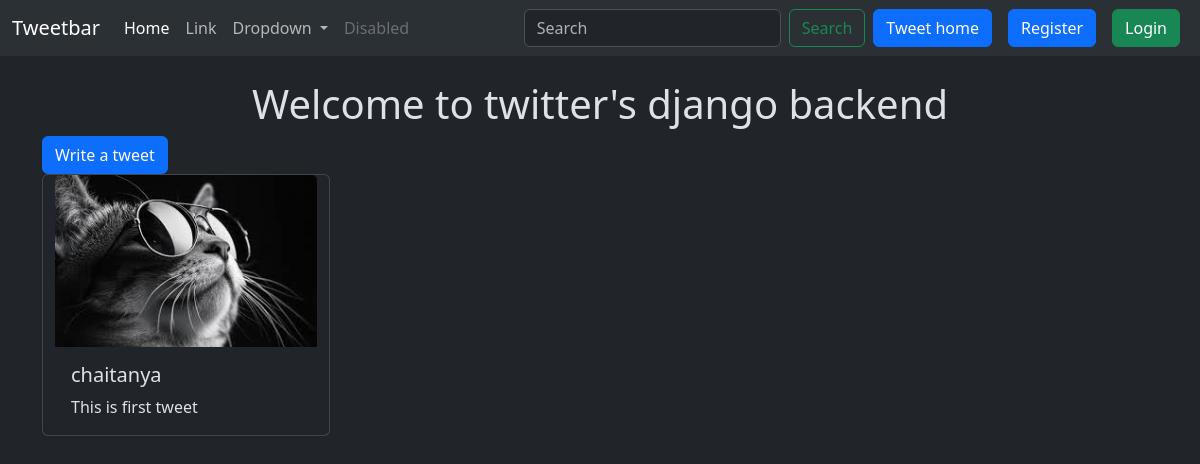
The app's page /tweet/, older data.
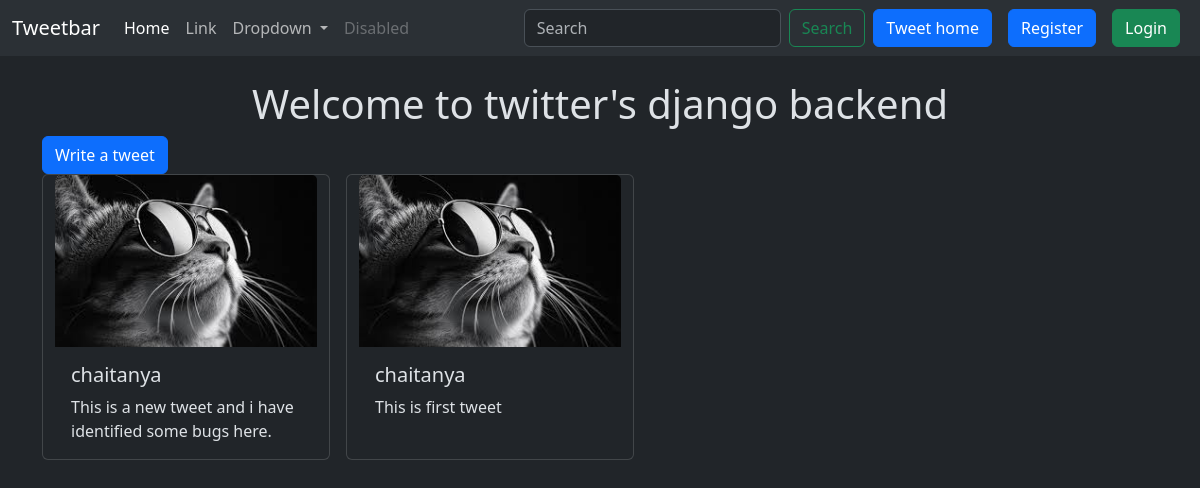
The same page, newer data.
### tweet/models.py (models this page shows, shortened)
class Tweet(models.Model):
    user = models.ForeignKey(User, on_delete=models.CASCADE)
    text = models.TextField(max_length=240)
    photo = models.ImageField(upload_to='photos/',null=True,blank=True)
    created_at = models.DateTimeField(auto_now_add=True)
    updated_at = models.DateTimeField(auto_now=True)

### tweet/views.py (the view)
# urls.py: path('', views.tweet_list, name='tweet_list'),
def tweet_list(request):
    tweets = Tweet.objects.all().order_by('-created_at')
    return render(request, 'tweet_list.html', {'tweets': tweets})

### tweet/templates/tweet_list.html (shortened to what this page needs)
{% extends 'layout.html' %}
{% block content %}
<h1 class="text-center mt-4">
  Welcome to twitter's django backend
</h1>
<a class="btn btn-primary" href="{% url 'tweet_create' %}">Write a tweet</a>
<div class="container row gap-3">
  {% for tweet in tweets %}
  <div class="card" style="width: 18rem;">
  <img src="{{tweet.photo.url}}" class="card-img-top" alt="...">
  <div class="card-body">
    <h5 class="card-title">{{tweet.user.username}}</h5>
    <p class="card-text">{{tweet.text}}</p>
  </div>
</div>
  {% endfor %}
</div>
{% endblock %}

Row changes from the older to the newer data that the page shows:
added Tweet: photo (picture), user.username "chaitanya", text "This is a new tweet and i have identified some bugs here."
